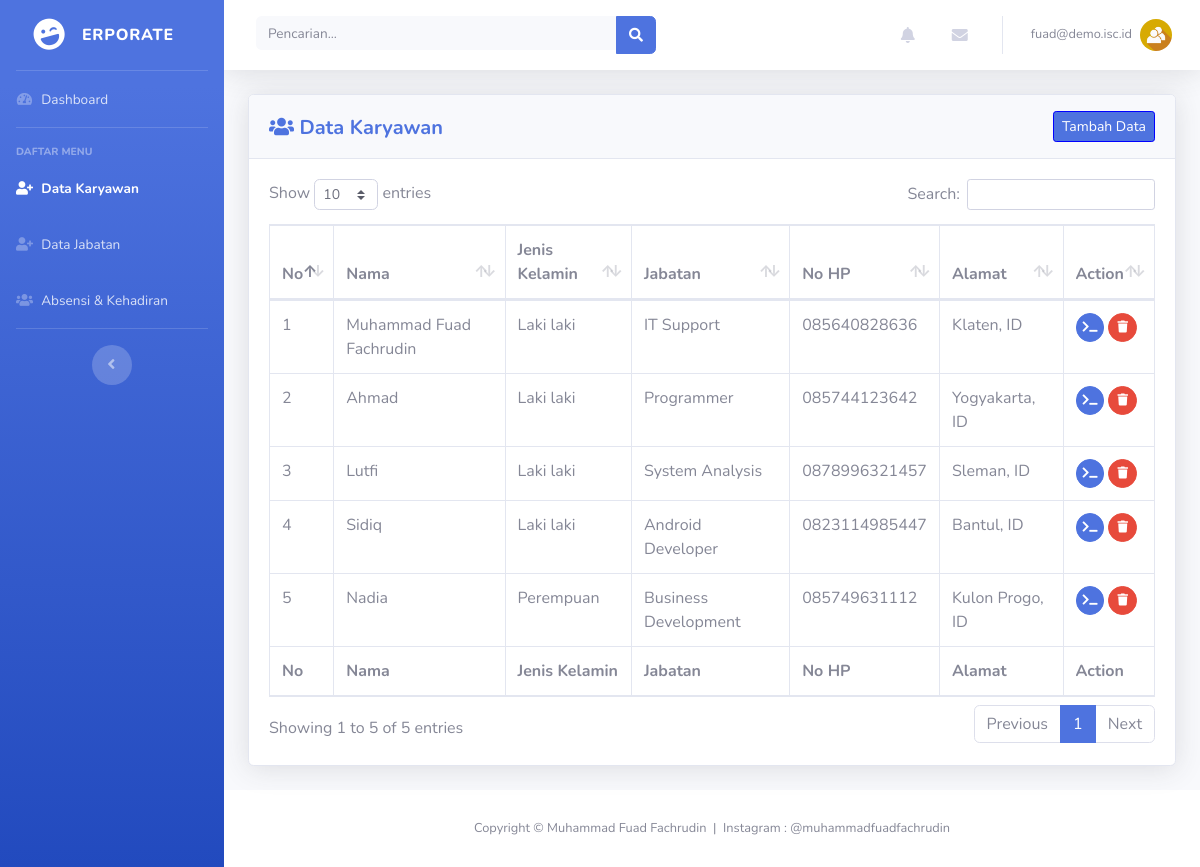
The page /view/admin/karyawan.php (signed in) on the database its author committed.
### tables this page shows
CREATE TABLE `karyawan` (
  `id_karyawan` int(3) NOT NULL,
  `nama` varchar(25) NOT NULL,
  `jk` enum('L','P') NOT NULL,
  `id_jabatan` int(2) NOT NULL,
  `no_hp` varchar(13) NOT NULL,
  `alamat` varchar(100) NOT NULL
);

CREATE TABLE `jabatan` (
  `id_jabatan` int(2) NOT NULL,
  `nama_jabatan` varchar(50) NOT NULL
);

### view/admin/karyawan.php (the view, shortened to what this page needs)
<!DOCTYPE html>
<html lang="en">
<head>
  <link href="../../assets/vendor/fontawesome-free/css/all.min.css" rel="stylesheet" type="text/css">
  <link href="../../assets/css/sb-admin-2.min.css" rel="stylesheet">
  <link href="../../assets/vendor/datatables/dataTables.bootstrap4.min.css" rel="stylesheet">
</head>
<body id="page-top">
<?php
  include '../../controller/koneksi.php';
?>
  <div id="wrapper">
    <ul class="navbar-nav bg-gradient-primary sidebar sidebar-dark accordion" id="accordionSidebar">
      <a class="sidebar-brand d-flex align-items-center justify-content-center" href="index.php">
        <div class="sidebar-brand-icon rotate-n-15">
          <i class="fas fa-laugh-wink"></i>
        </div>
        <div class="sidebar-brand-text mx-3">Erporate<sup></sup></div>
      </a>
      <hr class="sidebar-divider my-0">
      <li class="nav-item">
        <a class="nav-link" href="index.php">
          <i class="fas fa-fw fa-tachometer-alt"></i>
          <span>Dashboard</span></a>
      </li>
      <hr class="sidebar-divider">
      <div class="sidebar-heading">
        Daftar Menu
      </div>
      <li class="nav-item active">
        <a class="nav-link" href="karyawan.php">
          <i class="fas fa-fw fa-user-plus"></i>
          <span>Data Karyawan</span></a>
      </li>
      <li class="nav-item">
        <a class="nav-link" href="jabatan.php">
          <i class="fas fa-fw fa-user-plus"></i>
          <span>Data Jabatan</span></a>
      </li>
      <li class="nav-item">
        <a class="nav-link" href="absensi.php">
          <i class="fas fa-fw fa-users"></i>
          <span>Absensi & Kehadiran</span></a>
      </li>
      <hr class="sidebar-divider d-none d-md-block">
      <div class="text-center d-none d-md-inline">
        <button class="rounded-circle border-0" id="sidebarToggle"></button>
      </div>
    </ul>
    <div id="content-wrapper" class="d-flex flex-column">
      <div id="content">
        <nav class="navbar navbar-expand navbar-light bg-white topbar mb-4 static-top shadow">
          <form class="d-none d-sm-inline-block form-inline mr-auto ml-md-3 my-2 my-md-0 mw-100 navbar-search">
            <div class="input-group">
              <input type="text" class="form-control bg-light border-0 small" placeholder="Pencarian..." aria-label="Search" aria-describedby="basic-addon2">
              <div class="input-group-append">
                <button class="btn btn-primary" type="button">
                  <i class="fas fa-search fa-sm"></i>
                </button>
              </div>
            </div>
          </form>
          <ul class="navbar-nav ml-auto">
            <li class="nav-item dropdown no-arrow mx-1">
              <a class="nav-link dropdown-toggle" href="#" id="alertsDropdown" role="button" data-toggle="dropdown" aria-haspopup="true" aria-expanded="false">
                <i class="fas fa-bell fa-fw"></i>
              </a>
            </li>
            <li class="nav-item dropdown no-arrow mx-1">
              <a class="nav-link dropdown-toggle" href="#" id="messagesDropdown" role="button" data-toggle="dropdown" aria-haspopup="true" aria-expanded="false">
                <i class="fas fa-envelope fa-fw"></i>
              </a>
            </li>
            <li class="nav-item dropdown no-arrow">
              <a class="nav-link dropdown-toggle" href="#" id="userDropdown" role="button" data-toggle="dropdown" aria-haspopup="true" aria-expanded="false">
                <span class="mr-2 d-none d-lg-inline text-gray-600 small"><?php echo $_SESSION['email'];?></span>
                <img class="img-profile rounded-circle" src="../../assets/img/usericon.jpg">
              </a>
            </li>
          </ul>
        </nav>
        <div class="container-fluid">
          <div id="dataKaryawan">
          <div class="card shadow mb-4">
            <div class="card-header py-3">
			  <span class="float-left" style="padding-top:5px">
				<h5 class="m-0 font-weight-bold text-primary"><i class="fa fa-users" aria-hidden="true"></i> Data Karyawan</h5>
			  </span>
			  <a href="karyawan.php?aksi=tambah_data"><span class="btn btn-primary btn-sm float-right" style="border:1px solid blue">Tambah Data</span></a>
            </div>
            <div class="card-body">
              <div class="table-responsive">
                <table class="table table-bordered" id="dataTable" width="100%" cellspacing="0">
                  <thead>
                    <tr>
                      <th>No</th>
                      <th>Nama</th>
                      <th>Jenis Kelamin</th>
                      <th>Jabatan</th>
                      <th>No HP</th>
                      <th>Alamat</th>
                      <th>Action</th>
                    </tr>
                  </thead>
                  <tfoot>
                    <tr>
                      <th>No</th>
                      <th>Nama</th>
                      <th>Jenis Kelamin</th>
                      <th>Jabatan</th>
                      <th>No HP</th>
                      <th>Alamat</th>
                      <th>Action</th>
                    </tr>
                  </tfoot>
                  <tbody>
                    <?php
                      $semuaKaryawan = "SELECT * FROM `karyawan` JOIN jabatan ON karyawan.id_jabatan = jabatan.id_jabatan";
                      $resultKaryawan = mysqli_query($db, $semuaKaryawan);
                      $no = 1;
                      foreach ($resultKaryawan as $row2) {
                        $jenis_kelamin = $row2['jk']=='P'?'Perempuan':'Laki laki';
                    ?>
                    <tr>
                      <td><?=$no++;?></td>
                      <td><?=$row2['nama'];?></td>
                      <td><?=$jenis_kelamin;?></td>
                      <td><?=$row2['nama_jabatan'];?></td>
                      <td><?=$row2['no_hp'];?></td>
                      <td><?=$row2['alamat'];?></td>
                      <td>
                          <a href="karyawan.php?edit=<?=$row2['id_karyawan'];?>" title="Edit" class="btn btn-primary btn-sm btn-circle">
                            <i class="fas fa-terminal"></i>
                          </a>
                          <a data-toggle="modal" data-target="#hapusModal<?=$row2['id_karyawan'];?>" href="#" title="Hapus" class="btn btn-danger btn-circle btn-sm">
                            <i class="fas fa-trash"></i>
                          </a>
                      </td>
                    </tr>
                    <?php } ?>
                  </tbody>
                </table>
              </div>
            </div>
          </div>
      	  </div>
        </div>
      </div>
      <footer class="sticky-footer bg-white">
        <div class="container my-auto">
          <div class="copyright text-center my-auto">
            <span>Copyright &copy; <a href="https://www.linkedin.com/in/muhammad-fuad-fachrudin/" style="text-decoration: none;color:#858796" target="_blank">Muhammad Fuad Fachrudin</a>&nbsp; | &nbsp;Instagram : <a href="https://www.instagram.com/muhammadfuadfachrudin/" style="text-decoration: none;color:#858796" target="_blank">@muhammadfuadfachrudin</a></span>
          </div>
        </div>
      </footer>
    </div>
  </div>
</body>
</html>

### rows shown on the page
karyawan: nama "Muhammad Fuad Fachrudin", jk "Laki laki", id_jabatan.nama_jabatan "IT Support", no_hp "085640828636", alamat "Klaten, ID"
karyawan: nama "Ahmad", jk "Laki laki", id_jabatan.nama_jabatan "Programmer", no_hp "085744123642", alamat "Yogyakarta, ID"
karyawan: nama "Lutfi", jk "Laki laki", id_jabatan.nama_jabatan "System Analysis", no_hp "0878996321457", alamat "Sleman, ID"
karyawan: nama "Sidiq", jk "Laki laki", id_jabatan.nama_jabatan "Android Developer", no_hp "0823114985447", alamat "Bantul, ID"
karyawan: nama "Nadia", jk "Perempuan", id_jabatan.nama_jabatan "Business Development", no_hp "085749631112", alamat "Kulon Progo, ID"

### other values the page prints
$_SESSION['email'] "fuad@demo.isc.id"
